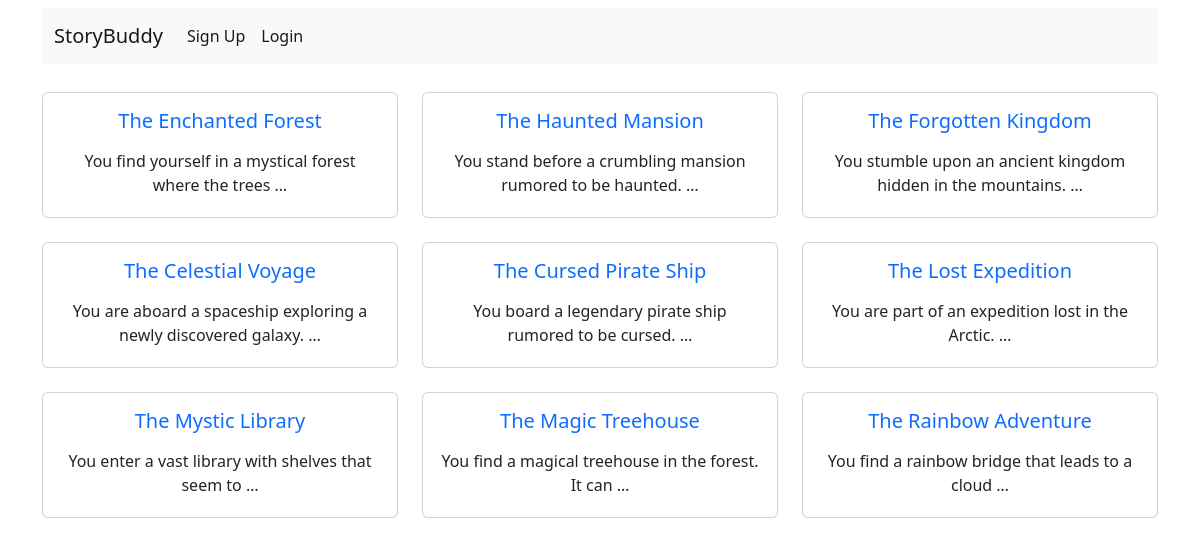
/home/, run on the app's committed database.
### story_app/models.py (models this page shows, shortened)
class Story(MPTTModel):
    author = models.ForeignKey(User, related_name="stories", on_delete=models.CASCADE)
    title = models.CharField(max_length=150, unique=True)
    parent = TreeForeignKey('self', on_delete=models.CASCADE, null=True, blank=True, related_name='children')
    details = models.TextField(null=True,blank=True)
    views = models.PositiveIntegerField(default=0)
    created_at = models.DateTimeField(auto_now_add=True)
    class MPTTMeta:
        order_insertion_by = ['parent','title']

### story_app/views.py (the view)
# urls.py: path('home/',views.story_list,name='home'),
def story_list(request):
    user = request.user
    stories = Story.objects.filter(parent=None)
    return render(request, 'index.html', {'user':user,'stories': stories})

### templates/index.html
{% extends "base.html" %}
{% block content %}
<div class="row row-cols-1 row-cols-md-3 g-4 mt-1">
    {% for story in stories %}
    <a href="{% url 'story_details' story.id %}" class="text-decoration-none">
        <div class="col">
            <div class="card" style="height: 100%;">
                <div class="card-body">
                    <h5 class="card-title text-center mb-3">{{ story.title }}</h5>
                    <p class="mt-2 mb-1 text-dark text-center">{{ story.details|truncatewords:10 }}</p>
                </div>
            </div>
        </div>
    </a>
    {% endfor %}
</div>
{% endblock content %}

### templates/base.html (shortened to what this page needs)
<!doctype html>
<html lang="en">
  <head>
    <link href="https://cdn.jsdelivr.net/npm/bootstrap@5.2.3/dist/css/bootstrap.min.css" rel="stylesheet">
  </head>
  <body>
    <div class="container">
      {% include "navbar.html" %}
      {% block content %}
      {% endblock content %}
    </div>
  </body>
</html>

### templates/navbar.html (shortened to what this page needs)
<nav class="navbar navbar-expand-lg bg-light mt-2">
    <div class="container-fluid">
      <a class="navbar-brand" href="{% url 'home' %}">StoryBuddy</a>
      <div class="collapse navbar-collapse" id="navbarSupportedContent">
        <ul class="navbar-nav me-auto mb-2 mb-lg-0">
          {% if user.id %}
          <li class="nav-item">
            <a class="nav-link active" href="{% url 'author_profile' %}"><b>{{user.username}}</b></a>
          </li>
          <li class="nav-item">
            <a class="nav-link active" href="{% url 'create_story' %}">Create Story</a>
          </li>
          <li class="nav-item">
            <a class="nav-link active" href="{% url 'logout' %}">Logout</a>
          </li>
          {% else %}
          <li class="nav-item">
            <a class="nav-link active" href="{% url 'signup' %}">Sign Up</a>
          </li>
          <li class="nav-item">
            <a class="nav-link active" href="{% url 'login' %}">Login</a>
          </li>
          {% endif %}
        </ul>
      </div>
    </div>
  </nav>

### data on the page
Story: title "The Enchanted Forest", details "You find yourself in a mystical forest where the trees …"
Story: title "The Haunted Mansion", details "You stand before a crumbling mansion rumored to be haunted. …"
Story: title "The Forgotten Kingdom", details "You stumble upon an ancient kingdom hidden in the mountains. …"
Story: title "The Celestial Voyage", details "You are aboard a spaceship exploring a newly discovered galaxy. …"
Story: title "The Cursed Pirate Ship", details "You board a legendary pirate ship rumored to be cursed. …"
Story: title "The Lost Expedition", details "You are part of an expedition lost in the Arctic. …"
Story: title "The Mystic Library", details "You enter a vast library with shelves that seem to …"
Story: title "The Magic Treehouse", details "You find a magical treehouse in the forest. It can …"
Story: title "The Rainbow Adventure", details "You find a rainbow bridge that leads to a cloud …"
